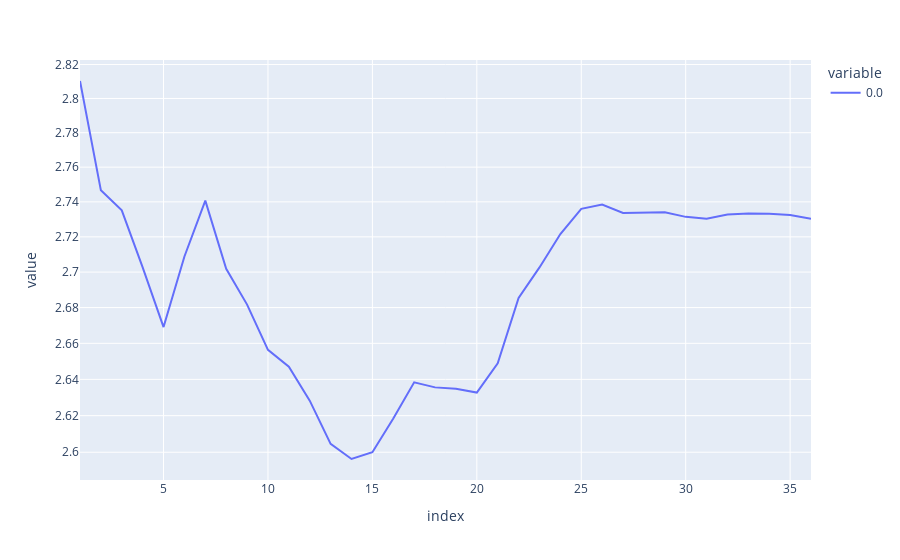

This figure's notebook cell:
### Code cell
px.line(percentiles.iloc[:,0], log_y=True)

### Figure 1 — Plotly figure (JSON) as saved in the notebook; plotly's stock layout.template omitted (floating-point values rounded to 4 significant figures)
{"data": [{"hovertemplate": "variable=0.0<br>index=%{x}<br>value=%{y}<extra></extra>", "legendgroup": "0.0", "line": {"color": "#636efa", "dash": "solid"}, "marker": {"symbol": "circle"}, "mode": "lines", "name": "0.0", "orientation": "v", "showlegend": true, "type": "scatter", "x": [1, 2, 3, 4, 5, 6, 7, 8, 9, 10, 11, 12, 13, 14, 15, 16, 17, 18, 19, 20, 21, 22, 23, 24, 25, 26, 27, 28, 29, 30, 31, 32, 33, 34, 35, 36], "xaxis": "x", "y": [2.81, 2.747, 2.735, 2.703, 2.669, 2.709, 2.741, 2.702, 2.682, 2.656, 2.647, 2.628, 2.605, 2.596, 2.6, 2.618, 2.638, 2.636, 2.635, 2.633, 2.649, 2.685, 2.703, 2.722, 2.736, 2.738, 2.734, 2.734, 2.734, 2.731, 2.73, 2.733, 2.733, 2.733, 2.733, 2.73], "yaxis": "y"}], "layout": {"legend": {"title": {"text": "variable"}, "tracegroupgap": 0}, "margin": {"t": 60}, "xaxis": {"anchor": "y", "domain": [0, 1], "title": {"text": "index"}}, "yaxis": {"anchor": "x", "domain": [0, 1], "title": {"text": "value"}, "type": "log"}}}
